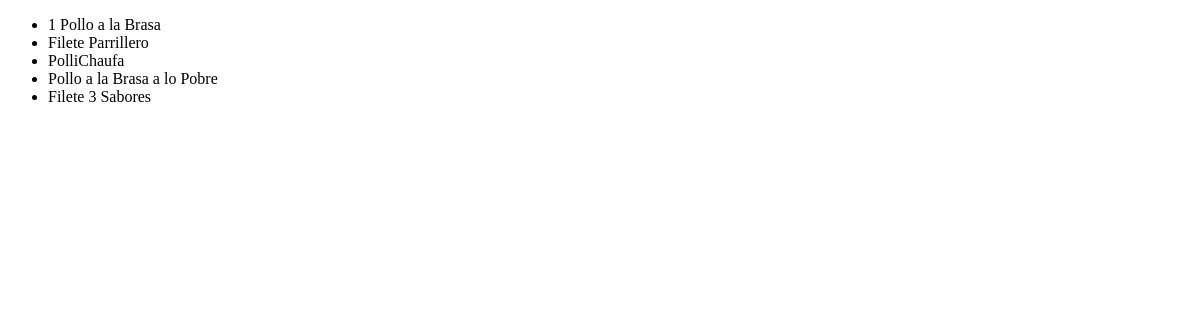
Before: / with the older database file.
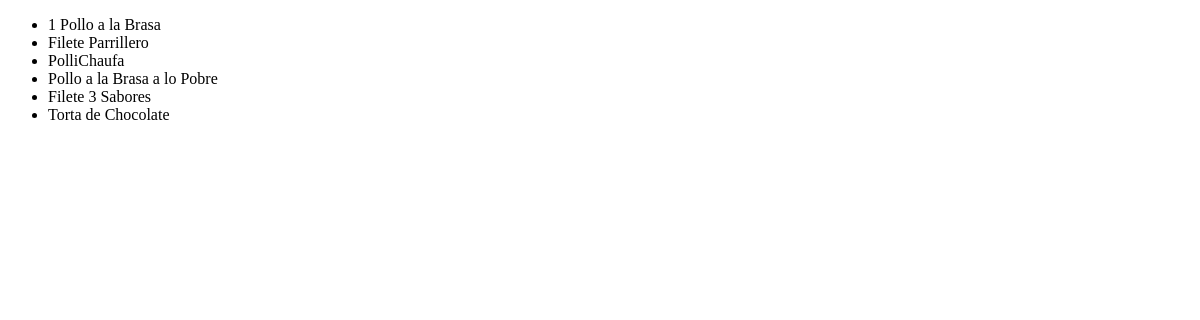
After: the same page with the newer database file.
### productos/models.py (models this page shows, shortened)
class Productos(models.Model):
    codigo = models.CharField(max_length=10, primary_key=True)
    nombre = models.CharField(max_length=140)
    descripcion = models.TextField(blank=True, null=True)
    caracteristicas = models.CharField(max_length=140, blank=True, null=True)
    estado = models.BooleanField(default=True)
    fecha_creacion = models.DateTimeField(blank=True, null=True)
    categoria = models.ForeignKey(Categoria, on_delete=models.CASCADE, related_name='categorias')
    proveedor = models.ManyToManyField(Proveedor)
    class Meta:
        verbose_name_plural = 'productos'

### productos/views.py (the view)
# urls.py: path('', index, name='index'),
def index(request):
    productos = Productos.objects.all()
    context = {'prod': productos}
    return render(request, "index.html", context)

### productos/templates/index.html (shortened to what this page needs)
<!DOCTYPE html>
<html lang="en">
<head>
</head>
<body>
<ul>
    {% for item in prod %}
        <li>{{ item.nombre }}</li>
    {% endfor %}
</ul>
</body>
</html>

Changed rows visible on the page:
added Productos: nombre "Torta de Chocolate"
